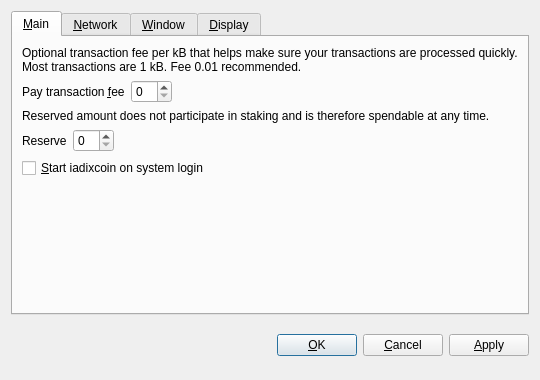
<?xml version="1.0" encoding="UTF-8"?>
<ui version="4.0">
 <class>OptionsDialog</class>
 <widget class="QDialog" name="OptionsDialog">
  <property name="geometry">
   <rect>
    <x>0</x>
    <y>0</y>
    <width>540</width>
    <height>380</height>
   </rect>
  </property>
  <property name="windowTitle">
   <string>Options</string>
  </property>
  <property name="modal">
   <bool>true</bool>
  </property>
  <layout class="QVBoxLayout" name="verticalLayout">
   <item>
    <widget class="QTabWidget" name="tabWidget">
     <property name="tabPosition">
      <enum>QTabWidget::North</enum>
     </property>
     <property name="currentIndex">
      <number>0</number>
     </property>
     <widget class="QWidget" name="tabMain">
      <attribute name="title">
       <string>&amp;Main</string>
      </attribute>
      <layout class="QVBoxLayout" name="verticalLayout_Main">
       <item>
        <widget class="QLabel" name="transactionFeeInfoLabel">
         <property name="text">
          <string>Optional transaction fee per kB that helps make sure your transactions are processed quickly. Most transactions are 1 kB. Fee 0.01 recommended.</string>
         </property>
         <property name="textFormat">
          <enum>Qt::PlainText</enum>
         </property>
         <property name="wordWrap">
          <bool>true</bool>
         </property>
        </widget>
       </item>
       <item>
        <layout class="QHBoxLayout" name="horizontalLayoutFee">
         <item>
          <widget class="QLabel" name="transactionFeeLabel">
           <property name="text">
            <string>Pay transaction &amp;fee</string>
           </property>
           <property name="textFormat">
            <enum>Qt::PlainText</enum>
           </property>
           <property name="buddy">
            <cstring>transactionFee</cstring>
           </property>
          </widget>
         </item>
         <item>
          <widget class="BitcoinAmountField" name="transactionFee"/>
         </item>
         <item>
          <spacer name="horizontalSpacerFee">
           <property name="orientation">
            <enum>Qt::Horizontal</enum>
           </property>
           <property name="sizeHint" stdset="0">
            <size>
             <width>40</width>
             <height>20</height>
            </size>
           </property>
          </spacer>
         </item>
        </layout>
       </item>
       <item>
        <widget class="QLabel" name="reserveBalanceInfoLabel">
         <property name="text">
          <string>Reserved amount does not participate in staking and is therefore spendable at any time.</string>
         </property>
         <property name="textFormat">
          <enum>Qt::PlainText</enum>
         </property>
         <property name="wordWrap">
          <bool>true</bool>
         </property>
        </widget>
       </item>
       <item>
        <layout class="QHBoxLayout" name="horizontalLayoutReserveBalance">
         <item>
          <widget class="QLabel" name="reserveBalanceLabel">
           <property name="text">
            <string>Reserve</string>
           </property>
           <property name="textFormat">
            <enum>Qt::PlainText</enum>
           </property>
           <property name="buddy">
            <cstring>reserveBalance</cstring>
           </property>
          </widget>
         </item>
         <item>
          <widget class="BitcoinAmountField" name="reserveBalance"/>
         </item>
         <item>
          <spacer name="horizontalSpacerReserveBalance">
           <property name="orientation">
            <enum>Qt::Horizontal</enum>
           </property>
           <property name="sizeHint" stdset="0">
            <size>
             <width>40</width>
             <height>20</height>
            </size>
           </property>
          </spacer>
         </item>
        </layout>
       </item>
       <item>
        <widget class="QCheckBox" name="bitcoinAtStartup">
         <property name="toolTip">
          <string>Automatically start iadixcoin after logging in to the system.</string>
         </property>
         <property name="text">
          <string>&amp;Start iadixcoin on system login</string>
         </property>
        </widget>
       </item>
       <item>
        <spacer name="verticalSpacer_Main">
         <property name="orientation">
          <enum>Qt::Vertical</enum>
         </property>
         <property name="sizeHint" stdset="0">
          <size>
           <width>20</width>
           <height>40</height>
          </size>
         </property>
        </spacer>
       </item>
      </layout>
     </widget>
     <widget class="QWidget" name="tabNetwork">
      <attribute name="title">
       <string>&amp;Network</string>
      </attribute>
      <layout class="QVBoxLayout" name="verticalLayout_Network">
       <item>
        <widget class="QCheckBox" name="mapPortUpnp">
         <property name="toolTip">
          <string>Automatically open the iadixcoin client port on the router. This only works when your router supports UPnP and it is enabled.</string>
         </property>
         <property name="text">
          <string>Map port using &amp;UPnP</string>
         </property>
        </widget>
       </item>
       <item>
        <widget class="QCheckBox" name="connectSocks">
         <property name="toolTip">
          <string>Connect to the iadixcoin network through a SOCKS5 proxy (e.g. when connecting through Tor).</string>
         </property>
         <property name="text">
          <string>&amp;Connect through SOCKS5 proxy:</string>
         </property>
        </widget>
       </item>
       <item>
        <layout class="QHBoxLayout" name="horizontalLayout_Network">
         <item>
          <widget class="QLabel" name="proxyIpLabel">
           <property name="text">
            <string>Proxy &amp;IP:</string>
           </property>
           <property name="textFormat">
            <enum>Qt::PlainText</enum>
           </property>
           <property name="buddy">
            <cstring>proxyIp</cstring>
           </property>
          </widget>
         </item>
         <item>
          <widget class="QValidatedLineEdit" name="proxyIp">
           <property name="maximumSize">
            <size>
             <width>140</width>
             <height>16777215</height>
            </size>
           </property>
           <property name="toolTip">
            <string>IP address of the proxy (e.g. 127.0.0.1)</string>
           </property>
          </widget>
         </item>
         <item>
          <widget class="QLabel" name="proxyPortLabel">
           <property name="text">
            <string>&amp;Port:</string>
           </property>
           <property name="textFormat">
            <enum>Qt::PlainText</enum>
           </property>
           <property name="buddy">
            <cstring>proxyPort</cstring>
           </property>
          </widget>
         </item>
         <item>
          <widget class="QLineEdit" name="proxyPort">
           <property name="maximumSize">
            <size>
             <width>55</width>
             <height>16777215</height>
            </size>
           </property>
           <property name="toolTip">
            <string>Port of the proxy (e.g. 9050)</string>
           </property>
          </widget>
         </item>
         <item>
          <spacer name="horizontalSpacer_Network">
           <property name="orientation">
            <enum>Qt::Horizontal</enum>
           </property>
           <property name="sizeHint" stdset="0">
            <size>
             <width>40</width>
             <height>20</height>
            </size>
           </property>
          </spacer>
         </item>
        </layout>
       </item>
       <item>
        <spacer name="verticalSpacer_Network">
         <property name="orientation">
          <enum>Qt::Vertical</enum>
         </property>
         <property name="sizeHint" stdset="0">
          <size>
           <width>20</width>
           <height>40</height>
          </size>
         </property>
        </spacer>
       </item>
      </layout>
     </widget>
     <widget class="QWidget" name="tabWindow">
      <attribute name="title">
       <string>&amp;Window</string>
      </attribute>
      <layout class="QVBoxLayout" name="verticalLayout_Window">
       <item>
        <widget class="QCheckBox" name="minimizeToTray">
         <property name="toolTip">
          <string>Show only a tray icon after minimizing the window.</string>
         </property>
         <property name="text">
          <string>&amp;Minimize to the tray instead of the taskbar</string>
         </property>
        </widget>
       </item>
       <item>
        <widget class="QCheckBox" name="minimizeOnClose">
         <property name="toolTip">
          <string>Minimize instead of exit the application when the window is closed. When this option is enabled, the application will be closed only after selecting Quit in the menu.</string>
         </property>
         <property name="text">
          <string>M&amp;inimize on close</string>
         </property>
        </widget>
       </item>
       <item>
        <spacer name="verticalSpacer_Window">
         <property name="orientation">
          <enum>Qt::Vertical</enum>
         </property>
         <property name="sizeHint" stdset="0">
          <size>
           <width>20</width>
           <height>40</height>
          </size>
         </property>
        </spacer>
       </item>
      </layout>
     </widget>
     <widget class="QWidget" name="tabDisplay">
      <attribute name="title">
       <string>&amp;Display</string>
      </attribute>
      <layout class="QVBoxLayout" name="verticalLayout_Display">
       <item>
        <layout class="QHBoxLayout" name="horizontalLayout_1_Display">
         <item>
          <widget class="QLabel" name="langLabel">
           <property name="text">
            <string>User Interface &amp;language:</string>
           </property>
           <property name="textFormat">
            <enum>Qt::PlainText</enum>
           </property>
           <property name="buddy">
            <cstring>lang</cstring>
           </property>
          </widget>
         </item>
         <item>
          <widget class="QValueComboBox" name="lang">
           <property name="toolTip">
            <string>The user interface language can be set here. This setting will take effect after restarting iadixcoin.</string>
           </property>
          </widget>
         </item>
        </layout>
       </item>
       <item>
        <layout class="QHBoxLayout" name="horizontalLayout_2_Display">
         <item>
          <widget class="QLabel" name="unitLabel">
           <property name="text">
            <string>&amp;Unit to show amounts in:</string>
           </property>
           <property name="textFormat">
            <enum>Qt::PlainText</enum>
           </property>
           <property name="buddy">
            <cstring>unit</cstring>
           </property>
          </widget>
         </item>
         <item>
          <widget class="QValueComboBox" name="unit">
           <property name="toolTip">
            <string>Choose the default subdivision unit to show in the interface and when sending coins.</string>
           </property>
          </widget>
         </item>
        </layout>
       </item>
       <item>
        <widget class="QCheckBox" name="coinControlFeatures">
         <property name="toolTip">
          <string>Whether to show coin control features or not.</string>
         </property>
         <property name="text">
          <string>Display coin &amp;control features (experts only!)</string>
         </property>
        </widget>
       </item>
       <item>
        <widget class="QCheckBox" name="useBlackTheme">
         <property name="text">
          <string>Use black visual theme (requires restart)</string>
         </property>
        </widget>
       </item>
       <item>
        <spacer name="verticalSpacer_Display">
         <property name="orientation">
          <enum>Qt::Vertical</enum>
         </property>
         <property name="sizeHint" stdset="0">
          <size>
           <width>20</width>
           <height>40</height>
          </size>
         </property>
        </spacer>
       </item>
      </layout>
     </widget>
    </widget>
   </item>
   <item>
    <layout class="QHBoxLayout" name="horizontalLayout_Buttons">
     <item>
      <spacer name="horizontalSpacer_1">
       <property name="orientation">
        <enum>Qt::Horizontal</enum>
       </property>
       <property name="sizeHint" stdset="0">
        <size>
         <width>40</width>
         <height>48</height>
        </size>
       </property>
      </spacer>
     </item>
     <item>
      <widget class="QLabel" name="statusLabel">
       <property name="font">
        <font>
         <weight>75</weight>
         <bold>true</bold>
        </font>
       </property>
       <property name="text">
        <string/>
       </property>
       <property name="textFormat">
        <enum>Qt::PlainText</enum>
       </property>
       <property name="wordWrap">
        <bool>true</bool>
       </property>
      </widget>
     </item>
     <item>
      <spacer name="horizontalSpacer_2">
       <property name="orientation">
        <enum>Qt::Horizontal</enum>
       </property>
       <property name="sizeHint" stdset="0">
        <size>
         <width>40</width>
         <height>48</height>
        </size>
       </property>
      </spacer>
     </item>
     <item>
      <widget class="QPushButton" name="okButton">
       <property name="text">
        <string>&amp;OK</string>
       </property>
      </widget>
     </item>
     <item>
      <widget class="QPushButton" name="cancelButton">
       <property name="text">
        <string>&amp;Cancel</string>
       </property>
       <property name="autoDefault">
        <bool>false</bool>
       </property>
      </widget>
     </item>
     <item>
      <widget class="QPushButton" name="applyButton">
       <property name="text">
        <string>&amp;Apply</string>
       </property>
       <property name="autoDefault">
        <bool>false</bool>
       </property>
      </widget>
     </item>
    </layout>
   </item>
  </layout>
 </widget>
 <customwidgets>
  <customwidget>
   <class>BitcoinAmountField</class>
   <extends>QSpinBox</extends>
   <header>bitcoinamountfield.h</header>
  </customwidget>
  <customwidget>
   <class>QValueComboBox</class>
   <extends>QComboBox</extends>
   <header>qvaluecombobox.h</header>
  </customwidget>
  <customwidget>
   <class>QValidatedLineEdit</class>
   <extends>QLineEdit</extends>
   <header>qvalidatedlineedit.h</header>
  </customwidget>
 </customwidgets>
 <resources/>
 <connections/>
</ui>
